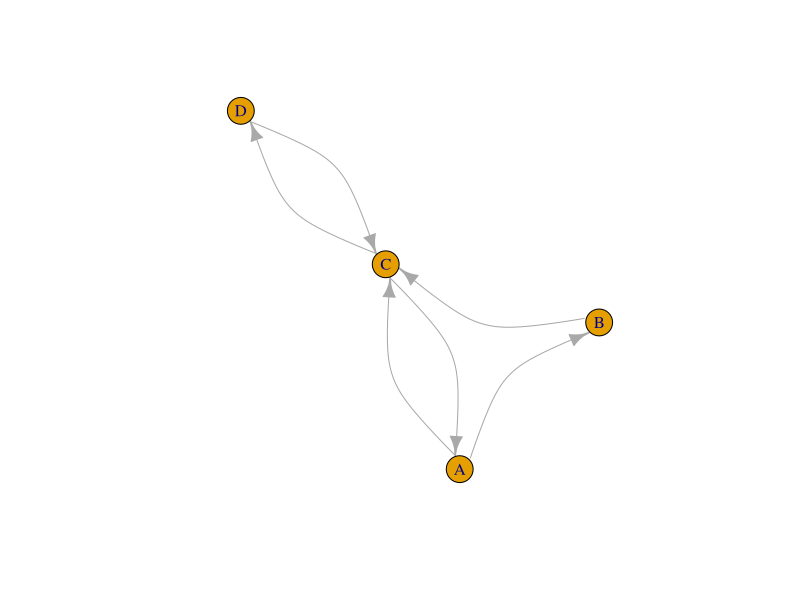
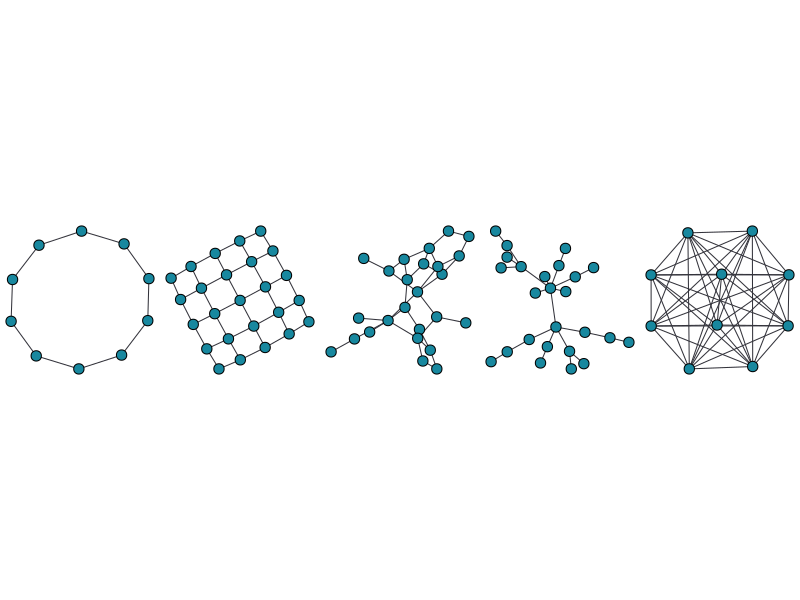
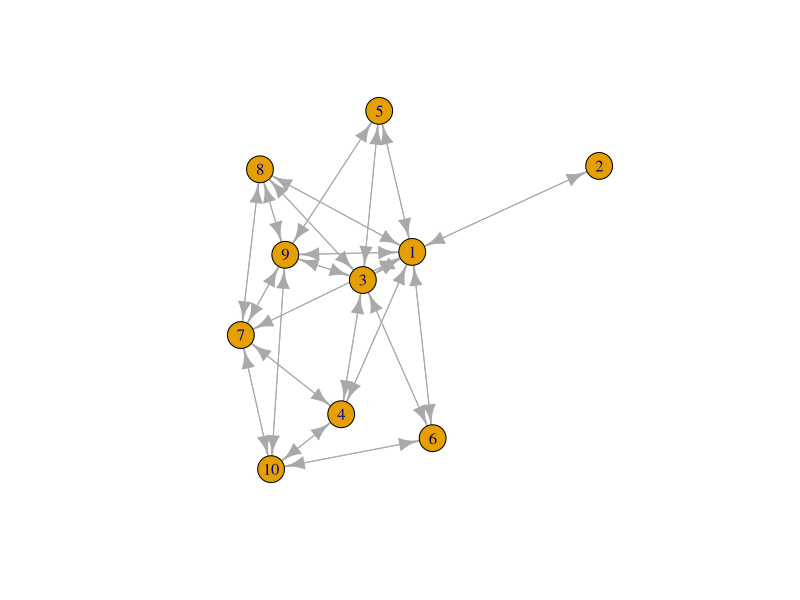
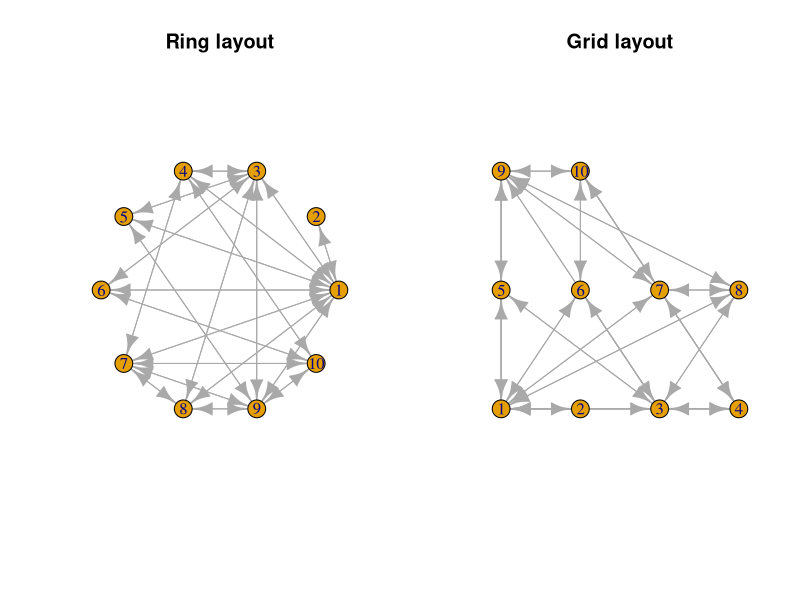
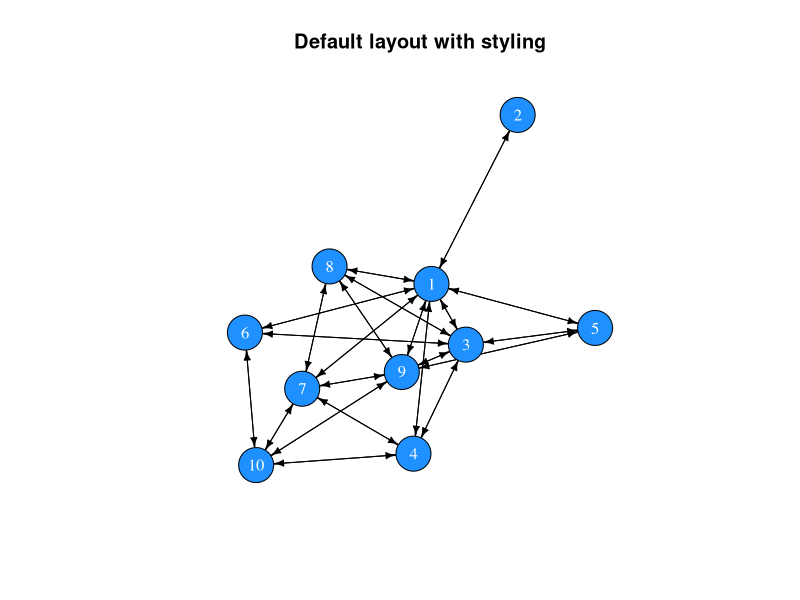
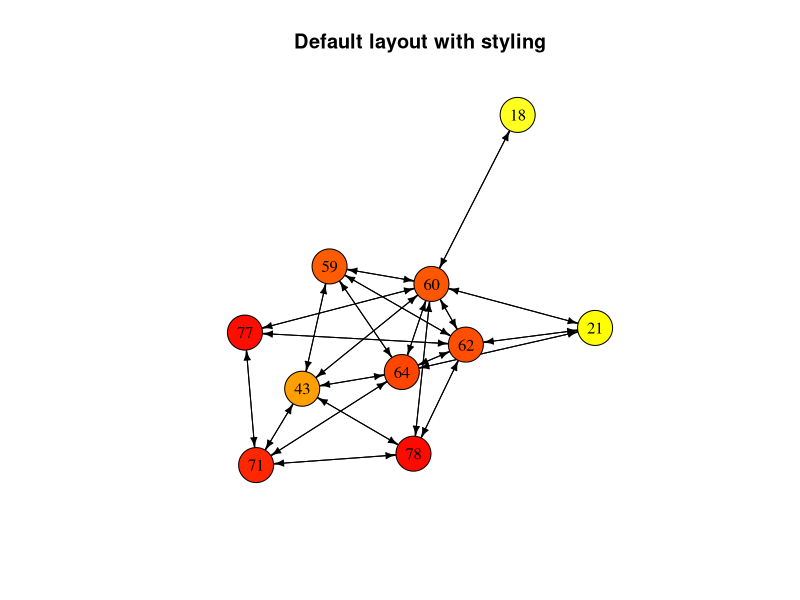
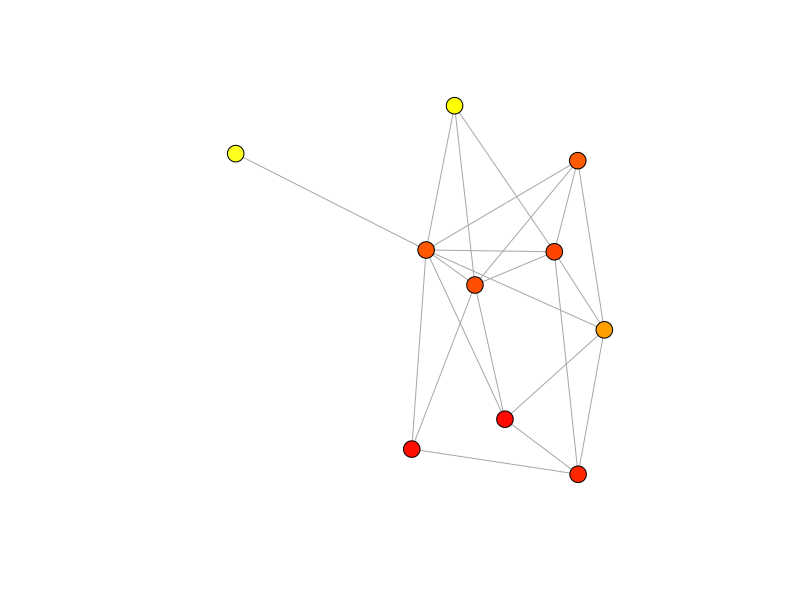
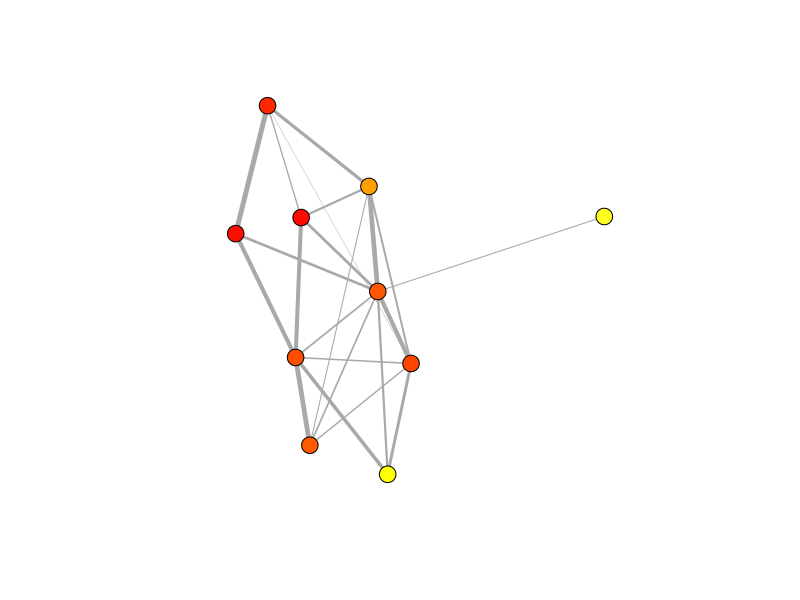

Reproduce these figures in R, in order. (Note: this script raises an error after producing the figures.)
## ---- chunk 1
library(igraph)
A <- matrix(c(0,1,1,0, 0,0,1,0, 1,0,0,1, 0,0,1,0), nrow = 4, byrow = TRUE)
row.names(A) <- c("A", "B", "C", "D")
colnames(A) <- c("A", "B", "C", "D")
net <- graph_from_adjacency_matrix(A)
plot(net, edge.curved=0.5)
## ---- chunk 2
m <- matrix(c(0,1,1,0, 0,0,1,0, 1,0,0,1, 0,0,1,0), nrow = 4, byrow = TRUE)
row.names(m) <- LETTERS[1:4]
colnames(m) <- LETTERS[1:4]
m
## ---- chunk 3
all(m[upper.tri(m)] == t(m)[upper.tri(m)])
## ---- chunk 4
isSymmetric(m)
## ---- chunk 5
# Creating a random matrix
random_matrix <- matrix(sample(x = c(0,1), size = 10^2, replace=T), ncol=10)
random_matrix
# It is not symmetric
isSymmetric(random_matrix)

# Replace the upper triangle with the transposed upper triangle
random_matrix[upper.tri(random_matrix)] <- t(random_matrix)[upper.tri(random_matrix)]
random_matrix
# Now it is symmetric
isSymmetric(random_matrix)
## ---- chunk 6
library(igraph)
parbefore <- par()$mar
par(mar=c(0,0,0,0))
par(mfrow=c(1,5))
tmp <- lapply(
  list(
    make_ring(n=10),
    make_lattice(dimvector=c(5,5), nei=1, directed=F),
    erdos.renyi.game(n=25,p.or.m=.1, type="gnp", directed=F, loops=F),
    barabasi.game(n=25, power=1.1, directed=F),
    make_full_graph(n=10)
  ), plot, vertex.label=NA, vertex.color="#18889F", edge.color="#33333B", edge.width=1)
par(mfrow=c(1,1))
par(mar=parbefore)
## ---- chunk 7
create_network <- function(N, f){
  # set up an empty adjacency matrix of size NxN
  A <- matrix(0, ncol = N, nrow = N)
  # set up a friendship counter
  friends <- 0
  
  # we will add friendships until we reach the desired number
  while(friends < round((((N^2)-N)/2) * f)){
    dyad <- sample(x = N, size = 2, replace = FALSE)
    i <- dyad[1]
    j <- dyad[2]
    if(A[i, j] == 0){
      A[i, j] <- A[j, i] <- 1
      friends <- friends + 1
      }
  }
  return(A)
}
## ---- chunk 8
adjm <- create_network(N = 10, f = .5)
adjm
## ---- chunk 9
# adj <- create_network(N = 20, f = .15)
# net <- graph_from_adjacency_matrix(adj)
# plot(net, vertex.label=NA, vertex.color="#18889F", edge.color="#33333B", vertex.size=3, edge.arrow.size=.1)
net <- graph_from_adjacency_matrix(adjm)
net
## ---- chunk 10
# set.seed(1)
plot(net)
## ---- chunk 11
par(mfrow = c(1,2))
plot(net, layout = layout.circle(net), main = "Ring layout")
plot(net, layout = layout.grid(net), main = "Grid layout")
par(mfrow = c(1,1))
## ---- chunk 12
set.seed(1)
plot(net, 
     vertex.color = "dodgerblue", 
     vertex.label.color = "white",
     vertex.size = 20,
     edge.color = "black",
     edge.width = 1,
     edge.arrow.size = 0.5,
     main = "Default layout with styling")
## ---- chunk 13
# Generate random ages
age <- sample(x = 18:80, size = vcount(net), replace = TRUE)
# Select colours
col <- heat.colors(n = 80, rev = TRUE)[age]
# Plot network with col
set.seed(1)
plot(net, 
     vertex.color = col, 
     vertex.label = age,
     vertex.label.color = "black",
     vertex.size = 20,
     edge.color = "black",
     edge.width = 1,
     edge.arrow.size = 0.5,
     main = "Default layout with styling")
## ---- chunk 14
get.vertex.attribute(net)
## ---- chunk 15
# Add an attribute called 'age' and assign the values of the age vector
V(net)$age <- age
# The same for the 'col' vector
V(net)$col <- col
# Return attributes
get.vertex.attribute(net)
# Return the network object
net
## ---- chunk 16
net <- as.undirected(net)
set.seed(1)
plot(net, 
     vertex.color = V(net)$col, 
     vertex.label = NA,
     vertex.size = 9,
     edge.width = 1,
     edge.arrow.size = 0.5)
## ---- chunk 17
# Create random strength values
strength <- runif(n = ecount(net), min = 0, max = 1)
# Assign values to edges
E(net)$weight <- strength
net
## ---- chunk 18
set.seed(1)
plot(net, 
     vertex.color = V(net)$col, 
     vertex.label = NA,
     vertex.size = 9,
     edge.width = E(net)$weight*5,
     edge.arrow.size = 0.5)
## ---- chunk 19
V(net)
E(net)
## ---- chunk 20
get.vertex.attribute(graph = net)
get.edge.attribute(net)
## ---- chunk 21
vcount(net)
ecount(net)
## ---- chunk 22
diameter(graph = net)
## ---- chunk 23
mean_distance(graph = net)
## ---- chunk 24
edge_density(graph = net)
## ---- chunk 25
reciprocity(graph = net)
## ---- chunk 26
transitivity(graph = net)
## ---- chunk 27
# number of edges that connected with each node
degree(graph = net)

# we can use the mean of all degree centralities as a general measure for the entire network
mean(degree(graph = net))
## ---- chunk 28
sort(strength(graph = net))
## ---- chunk 29
closeness(graph = net)
## ---- chunk 30
betweenness(graph = net)
## ---- chunk 31
eigen_centrality(graph = net)$vector
## ---- chunk 32
between <- betweenness(graph = net)
col <- heat.colors(n = max(between)+1, rev = TRUE)[between+1]
# Plot network with col
set.seed(1)
plot(net, 
     vertex.color = col, 
     vertex.label = between,
     vertex.label.color = "black",
     vertex.size = 20,
     edge.color = "black",
     edge.width = 1,
     edge.arrow.size = 0.5,
     main = "Betweenness centrality")
## ---- chunk 33
library(tidyverse)
gossip_model <- function(N, f, r_max, sim = 1){
  # Create a vector indicating possession of gossip and set one entry to TRUE
  gossip <- rep(FALSE, N)
  gossip[sample(x = N, size = 1)] <- TRUE
  # Create a network
  adjm <- create_network(N = N, f = f)
  # Create a reporting variable
  proportion <- rep(0, r_max)

  # Rounds
  for(r in 1:r_max){
    # In random sequence go through all individuals without gossip
    for(i in sample(N)){
      # Select i's neighbourhood
      nei <- adjm[i,] > 0
      # Proceed if there is at least one neighbour
      if(sum(nei) > 0){
        # Choose one random neighbour, j
        j <- sampling(x = which(nei), size = 1)
        # Set i's gossip indicator to TRUE if j's indicator is TRUE
        if(gossip[j]){
          gossip[i] <- TRUE
        }
      }
    }
    # Record proportion of the population with gossip
    proportion[r] <- sum(gossip) / N
    # Increment the round counter
    r <- r + 1
  }
  # Return a tibble with simulation results
  return(tibble(time = 1:r_max, proportion = proportion, f = f, sim = sim))
}
## ---- chunk 34
sampling <- function(x, size = length(x), prob = NULL){
  if(length(x) == 1){
    return(x)
  } else {
    return(sample(x = x, size = size, prob = prob))
  }
}
## ---- chunk 35
N <- 1000
set.seed(3)
data <- lapply(X = c(1/N, 2/N, 3/N, 5/N, 8/N, 10/N), 
              FUN = function(f) gossip_model(N = N, f = f, r_max = 50))
data_bnd <- bind_rows(data)
## ---- chunk 36
ggplot(data_bnd) + 
  geom_line(aes(x = time, y = proportion, col = factor(round(f*N)))) + 
  ylab("prop. of pop. with gossip") +
  theme_bw()
## ---- chunk 37
N <- 100
f <- rep(c(1/N, 2/N, 3/N, 5/N, 8/N, 10/N), each = 10)

set.seed(5)
data <- lapply(X = 1:length(f), 
              FUN = function(i) gossip_model(N = N, f = f[i], r_max = 50, sim = i))
## ---- chunk 38
data_bnd <- bind_rows(data)
ggplot(data_bnd) +
  geom_line(aes(x = time, y = proportion, col = factor(f*N), group = factor(sim))) + 
  ylab("prop. of pop. with gossip") +
  theme_bw()
## ---- chunk 39
data_bnd_last <- data_bnd[data_bnd$time == max(data_bnd$time), ]
ggplot(data_bnd_last) + 
  geom_boxplot(aes(x = (f*N), y = proportion, fill = factor(f*N))) + 
  xlab("average number of friends") +
  ylab("prop. of pop. with gossip") +
  theme_bw()
## ---- chunk 40
data_bnd_time <- lapply(data, function(dat){
  tibble(dat[1,], time_to_x = which(dat[,"proportion"] >= 0.75)[1])
}) %>% bind_rows()

data_bnd_time$time_to_x[is.na(data_bnd_time$time_to_x)] <- 50

ggplot(data_bnd_time) + 
  geom_boxplot(aes(x = (f*N), y = time_to_x, fill = factor(f*N))) + 
  xlab("average number of friends") +
  ylab("Time to spread to 75% of population") +
  theme_bw()
## ---- chunk 41
gossip_model_2 <- function(ADJM, PROP, TURNS, SIM = 1){
  n <- nrow(ADJM)
  # set up gossip indicator
  gossip_meter <- rep(F, n)
  # choose a random individual to start gossipping
  gossip_meter[sample(x = n, size = 1)] <- TRUE
  
  timestep <- NA
  for(turns in 1:TURNS){
    # record the time step when a defined proportion of the population has the gossip
    if(sum(gossip_meter)/n >= PROP & is.na(timestep)){
      timestep <- turns 
    }
    # choose an individual with gossip
    gossip_provider <- mySample(which(gossip_meter))
    # choose a neighbour in the network
    neighbours <- which(ADJM[gossip_provider,] == 1)
    # only execute if there is a neighbour
    if(length(neighbours)>0){
      # choose one neighbour ...
      neighbour <- mySample(neighbours)
      # and update its gossip indicator
      gossip_meter[neighbour] <- TRUE
    }
  }
  # if PROP is not reached, return the maximum value
  if(is.na(timestep)){
    timestep <- TURNS
  }
  return(timestep)
}
## ---- chunk 42
adjm <- create_network(N = 50, FRIENDSHIPRATIO = .25)
gossip_model_2(ADJM = adjm, PROP = .75, TURNS = 100, SIM = 1)
## ---- chunk 43
parameters <- expand.grid(groupSize = c(10,50),#c(10,30,50,70,90),
                          reconnections = c(0,.01,.05,.1,.5,1),
                          repetition = 1:50)
tmp <- lapply(1:nrow(parameters), function(p){
  net <- watts.strogatz.game(dim = 1, size = parameters[p,"groupSize"], nei = 2, 
                             p = parameters[p,"reconnections"], loops = FALSE, 
                             multiple = FALSE)
  adjm <- get.adjacency(net)
  model <- gossip_model_2(ADJM = adjm, PROP = .5, TURNS = 500, 
                          SIM = parameters[p,"repetition"])
  tibble(time = model, 
             degree = mean(degree(net)), 
             path = average.path.length(net))
})

tmp2 <- do.call("rbind", tmp)
parameters <- cbind(parameters, tmp2)
## ---- chunk 44
library(tidyverse)
parameters %>% 
  group_by(groupSize, reconnections) %>% 
  summarise(meanTime = mean(time), 
            meanDegree = mean(degree),
            meanPath = mean(path)) -> data
## ---- chunk 45
parameters$groupSize <- factor(parameters$groupSize)

ggplot(parameters, aes(x = reconnections, y = degree, col = groupSize)) + 
  geom_jitter(height = .01, alpha = .5) +
  scale_y_continuous(limits = c(3.5,4.5)) +
  xlab("prob. of reconnection") +
  ylab("average degree") +
  theme_bw()
## ---- chunk 46
ggplot(parameters, aes(x = reconnections, y = path, col = groupSize)) + 
  geom_point() + 
  xlab("prob. of reconnection") +
  ylab("average path length") +
  theme_bw()
## ---- chunk 47
ggplot(parameters, aes(x = path, y = time, col = groupSize)) + 
  geom_point(alpha = .33) + 
  xlab("average path length") +
  ylab("time") +
  theme_bw()
## ---- chunk 48
informationSpread <- function(ADJM, MODE = "simple", ROUNDS = 100, CONTACTS = 1){
  N <- nrow(ADJM)
  
  # set up behaviour
  behaviour <- rep(F, N)
  behaviour[sample(N,size = 10)] <- TRUE
  
  # recording data
  fraction <- rep(0, ROUNDS)
  
  # loop
  for(round in 1:ROUNDS){
    # record
    fraction[round] <- sum(behaviour)/N
    
    # pick random individual
    focal <- sample(x = N, size = 1)
    # who are its neighbours
    neigh <- adjm[focal, ] == 1
    
    if(sum(behaviour[neigh]) >= CONTACTS){
      behaviour[focal] <- TRUE
    }
    
  }
  return(tibble(mode = MODE, 
                frac = fraction, 
                round = 1:ROUNDS))
}

# Simulations with clustered (lattice) networks
net <- watts.strogatz.game(size = 10, dim = 2, nei = 2, p = .01)
adjm <- as.matrix(get.adjacency(net))
clu <- informationSpread(ADJM = adjm, MODE = "simple", ROUNDS = 1000, CONTACTS = 1)
clu$network <- "clustered"

# Simulations with random (small world) networks
net2 <- erdos.renyi.game(n = 100, p.or.m = 600, type = "gnm", directed = FALSE, loops = FALSE)
adjm2 <- as.matrix(get.adjacency(net2))
rand <- informationSpread(ADJM = adjm2, MODE = "simple", ROUNDS = 1000, CONTACTS = 1)
rand$network <- "random"

res <- rbind(clu, rand)
## ---- chunk 49
ggplot(res) + 
  geom_line(aes(x = round, y = frac, col = network, linetype = mode), size = .9) + 
  theme_bw()
## ---- chunk 50
# for repeated interactions 
informationSpread <- function(NET, MODE = "simple", ROUNDS = 100, CONTACTS = 1){
  if(NET == "clustered"){
    net <- watts.strogatz.game(size = 10, dim = 2, nei = 2, p = .01, loops = FALSE, multiple = FALSE)
  } else if(NET == "random"){
    net <- erdos.renyi.game(n = 100, p.or.m = 600, type = "gnm", directed = FALSE, loops = FALSE)
  }
 adjm <- as.matrix(get.adjacency(net)) 
 
  N <- nrow(adjm)
  
  # set up behaviour
  behaviour <- rep(F, N)
  behaviour[sample(N,size = 10)] <- TRUE
  
  # recording data
  fraction <- rep(0, ROUNDS)
  
  # loop
  for(round in 1:ROUNDS){
    # record
    fraction[round] <- sum(behaviour)/N
    
    # pick random individual
    focal <- sample(x = N, size = 1)
    # who are its neighbours
    neigh <- adjm[focal, ] == 1
    
    if(sum(behaviour[neigh]) >= CONTACTS){
      behaviour[focal] <- TRUE
    }
    
  }
  return(tibble(network = NET, 
                mode = MODE, 
                frac = fraction, 
                round = 1:ROUNDS))
}

# repeated runs
reps <- 10

# simulte complex and simple contagion for clustered networks
set.seed(11)
clu_simple <- do.call("rbind", 
                      lapply(1:reps, function(x) informationSpread(NET = "clustered", 
                                     ROUNDS = 1000, CONTACTS = 1, MODE = "simple")))
clu_comp <- do.call("rbind", 
                    lapply(1:reps, function(x) informationSpread(NET = "clustered", 
                                     ROUNDS = 1000, CONTACTS = 4, MODE = "complex")))
clu <- rbind(clu_simple, clu_comp)

# simulte complex and simple contagion for random networks
rand_simple <- do.call("rbind", 
                       lapply(1:reps, function(x) informationSpread(NET = "random", 
                                      ROUNDS = 1000, CONTACTS = 1, MODE = "simple")))
rand_comp <- do.call("rbind", 
                     lapply(1:reps, function(x) informationSpread(NET = "random", 
                                      ROUNDS = 1000, CONTACTS = 4, MODE = "complex")))
rand <- rbind(rand_simple, rand_comp)

# combine results
res <- rbind(clu, rand)
## ---- chunk 51
ggplot(res) + 
  stat_smooth(aes(x = round, y = frac, col = network, 
                  linetype = mode), size = .9, se = T) +
  ylab("Proportion of individuals with information") +
  xlab("Round") + 
  theme_bw()
